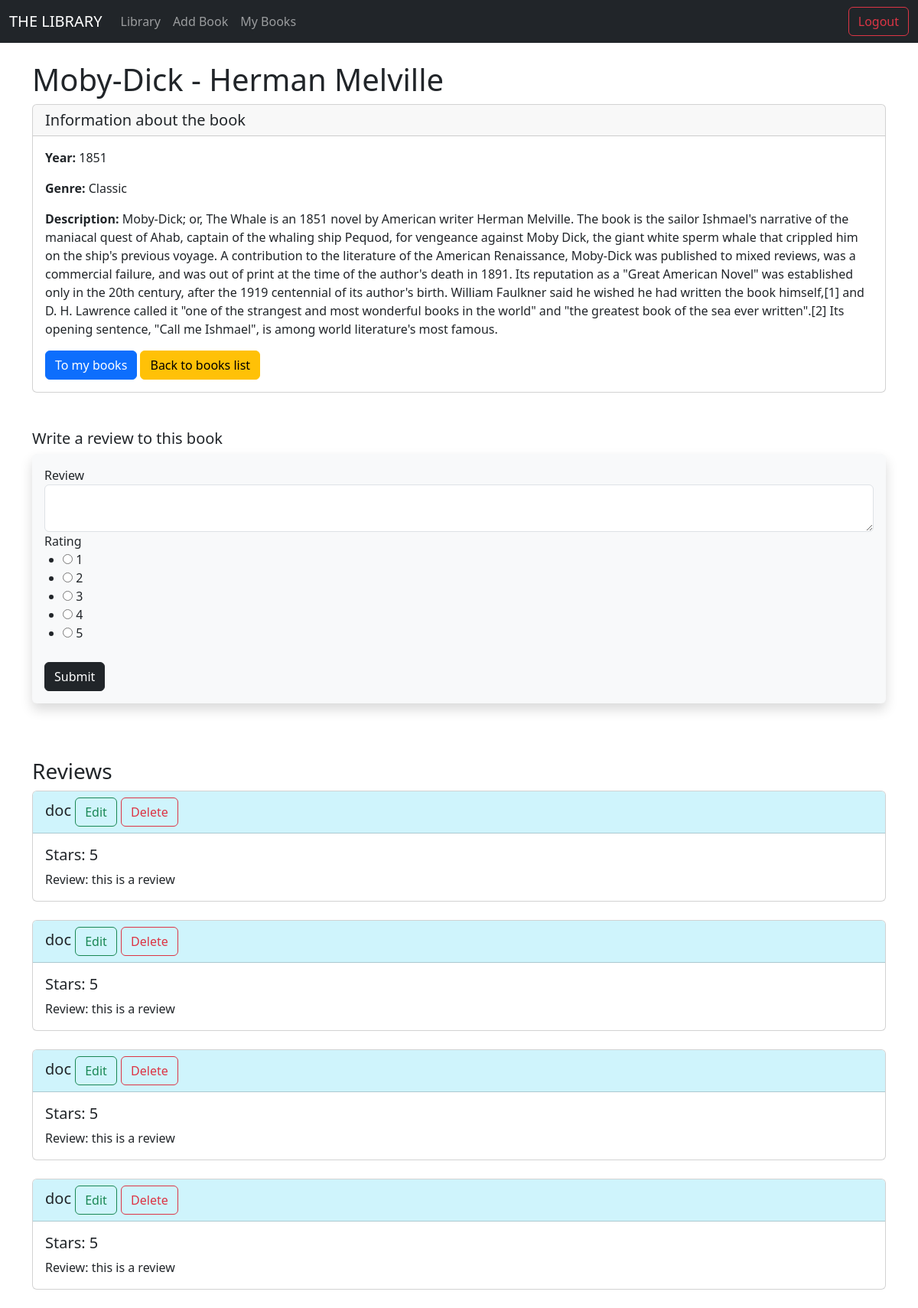
The app's page /books/1 (signed in), older data.
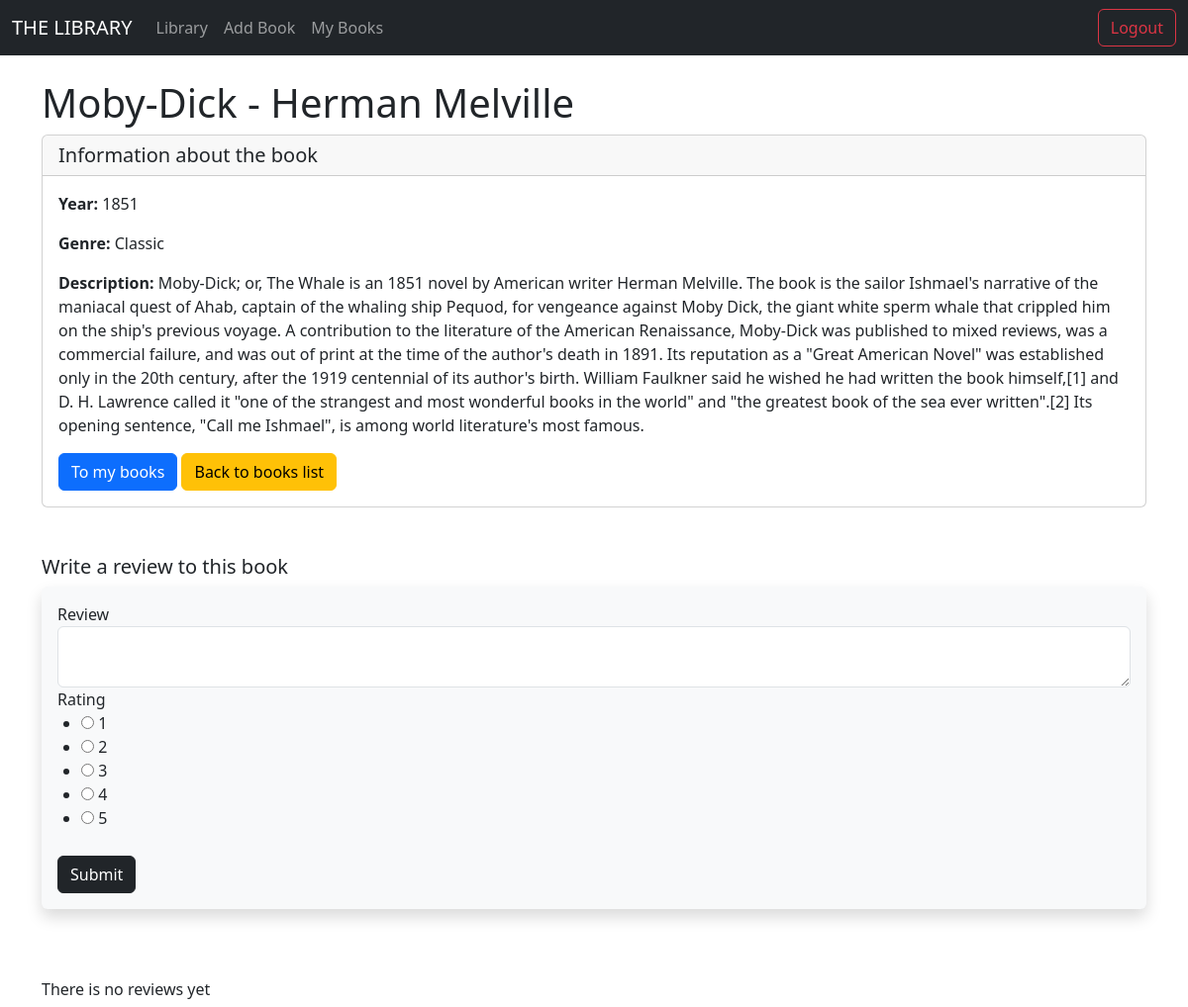
The same page, newer data.
### models/db_models.py (models this page shows, shortened)
class Review(db.Model):
    id = db.Column(db.Integer, primary_key=True)
    text = db.Column(db.Text)
    rating = db.Column(db.Integer, nullable=False)
    reviewer_id = db.Column(db.Integer, db.ForeignKey("users.id"))
    book_id = db.Column(db.Integer, db.ForeignKey("book.id"))

class Users(db.Model, UserMixin):
    id = db.Column(db.Integer, primary_key=True)
    name = db.Column(db.String(100), nullable=False, unique=False)
    surname = db.Column(db.String(100), nullable=False, unique=False)
    username = db.Column(db.String(100), nullable=True, unique=True)
    email = db.Column(db.String(100), nullable=False, unique=True)
    password_hash = db.Column(db.String(128))
    date_added = db.Column(db.DateTime, default=datetime.utcnow())
    reviews = db.relationship("Review", backref='reviewer')
    books = db.relationship("Library", backref='reader')

### main.py (the view)
@app.route('/books/<id>', methods=["GET", "POST"])
@login_required
def book(id):
    book = Book.query.get_or_404(id)
    review_form = ReveiwForm()
    if review_form.validate_on_submit():
        review = Review(text = review_form.text.data, rating = review_form.rating.data, reviewer_id=current_user.id, book_id=book.id)
        review_form.text.data = None
        review_form.rating.data = None
        db.session.add(review)
        db.session.commit()
    reviews = Review.query.filter_by(book_id=book.id).all()
    return render_template("book.html", book=book, reviews=reviews, review_form=review_form)

### forms.py
class ReveiwForm(FlaskForm):
    text = TextAreaField("Review", validators=[DataRequired()])
    rating = RadioField('Rating', choices=[(1, '1'), (2, '2'), (3, '3'), (4, '4'), (5, '5')], validators=[DataRequired()])
    submitbutton = SubmitField("Submit")

### main.py (called while the page is built)
@login_manager.user_loader
def load_user(user_id):
    return Users.query.get(int(user_id))

### templates/book.html (shortened to what this page needs)
{% extends 'base.html'%}
{% block content %}
<br>
<h1>{{book.title}} - {{book.author_name}} {{book.author_surname}}</h1>
<div class="card">
    <h5 class="card-header">Information about the book</h5>
<div class="card-body">
    <p class="card-text"><strong>Year:</strong> {{book.year}}</p>
    <p class="card-text"><strong>Genre:</strong> {{book.genre}}</p>
    <p class="card-text"><strong>Description:</strong> {{book.description}}</p>
    <a href={{url_for('my_books')}}  class="btn btn-primary">To my books</a>
          {% if current_user.is_authenticated%}
        <a href={{url_for('home')}}  class="btn btn-warning">Back to books list</a>
          {% endif %}
</div>
</div>
<br><br>
{% if current_user.is_authenticated %}
<h5>Write a review to this book</h5>
<div class="shadow p-3 mb-5 bg-body-tertiary rounded">
<form method="POST">
    {{review_form.text.label}}
    {{review_form.text(class="form-control")}}
    {{review_form.rating.label()}}
    {{review_form.rating(class="form-check")}}
    <br>
    {{review_form.submitbutton(class="btn btn-dark")}}
</form>
</div>
{% else %}
<h6>To write reviews please <a href="{{url_for('login')}}"><button class="btn btn-outline-dark" type="submit">Login</button></a> </h6>
{%endif%}
<br>
{%if reviews%}
<h3>Reviews</h3>
{% for review in reviews%}
<div class="card">
      <h5 class="card-header bg-info-subtle">{{review.reviewer.username}} {%if current_user.id == review.reviewer_id %} <a class="btn btn-outline-success" href="{{url_for('edit_review', id=review.id)}}">Edit</a> <a class="btn btn-outline-danger" href="{{url_for('delete_review', id=review.id)}}">Delete</a>{% endif %}</h5>
      <div class="card-body">
        <h5 class="card-title">Stars: {{review.rating}}</h5>
        <p class="card-text">Review: {{review.text}}</p>
      </div>
</div>
<br>
{%endfor%}
{%else%}
<h6>There is no reviews yet</h6>
{%endif%}
{% endblock %}

Row changes from the older to the newer data that the page shows:
removed Review: reviewer.username "doc", rating "5", text "this is a review"
no longer on this page (row edited): Review: reviewer.username "doc", rating "5", text "this is a review"
removed Review: reviewer.username "doc", rating "5", text "this is a review"
removed Review: reviewer.username "doc", rating "5", text "this is a review"
Text that changed along with them:
text no longer shown: "Reviews"
text now shown: "There is no reviews yet"
